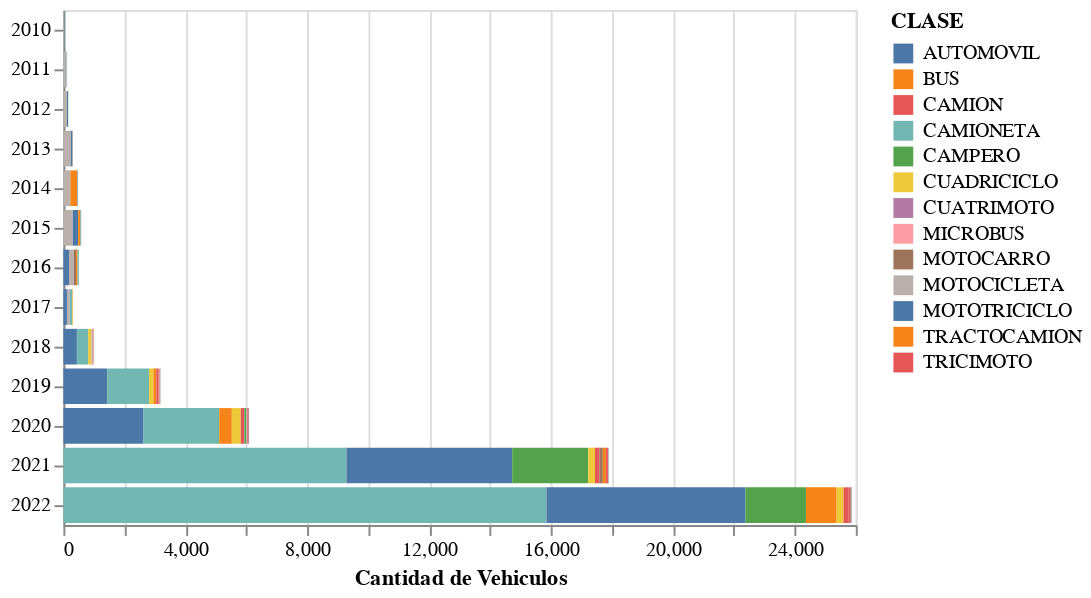

Write notebook code for a chart like this one.
### Code cell
# Grafico del tipo de vehiculo registrado por año

data_line = pd.DataFrame(df_cars.groupby(
    ['ANIO_REGISTRO', 'CLASE']).size().reset_index(name='COUNT'))

data_line = data_line.sort_values(by='COUNT', ascending=False)

line_chart = alt.Chart(data_line).mark_bar().encode(
    x=alt.X("sum(COUNT):Q", title="Cantidad de Vehiculos"),
    y=alt.Y("ANIO_REGISTRO:N", title=""),
    color="CLASE:N",
    order=alt.Order(
          'COUNT:N',
          sort="descending"
    )
)

line_chart

### Figure 1 — Vega-Lite specification as saved in the notebook (floating-point values rounded to 4 significant figures)
{"config": {"view": {"continuousWidth": 400, "continuousHeight": 300}}, "data": {"name": "data-45e222a5d7e9b7ee9c5e59dbe728b8d6"}, "mark": "bar", "encoding": {"color": {"field": "CLASE", "type": "nominal"}, "order": {"field": "COUNT", "sort": "descending", "type": "nominal"}, "x": {"aggregate": "sum", "field": "COUNT", "title": "Cantidad de Vehiculos", "type": "quantitative"}, "y": {"field": "ANIO_REGISTRO", "title": "", "type": "nominal"}}, "$schema": "https://vega.github.io/schema/vega-lite/v4.17.0.json", "datasets": {"data-45e222a5d7e9b7ee9c5e59dbe728b8d6": [{"ANIO_REGISTRO": 2022, "CLASE": "CAMIONETA", "COUNT": 15853}, {"ANIO_REGISTRO": 2021, "CLASE": "CAMIONETA", "COUNT": 9287}, {"ANIO_REGISTRO": 2022, "CLASE": "AUTOMOVIL", "COUNT": 6527}, {"ANIO_REGISTRO": 2021, "CLASE": "AUTOMOVIL", "COUNT": 5440}, {"ANIO_REGISTRO": 2020, "CLASE": "AUTOMOVIL", "COUNT": 2630}, {"ANIO_REGISTRO": 2021, "CLASE": "CAMPERO", "COUNT": 2494}, {"ANIO_REGISTRO": 2020, "CLASE": "CAMIONETA", "COUNT": 2481}, {"ANIO_REGISTRO": 2022, "CLASE": "CAMPERO", "COUNT": 1985}, {"ANIO_REGISTRO": 2019, "CLASE": "AUTOMOVIL", "COUNT": 1438}, {"ANIO_REGISTRO": 2019, "CLASE": "CAMIONETA", "COUNT": 1374}, {"ANIO_REGISTRO": 2022, "CLASE": "BUS", "COUNT": 1006}, {"ANIO_REGISTRO": 2018, "CLASE": "AUTOMOVIL", "COUNT": 443}, {"ANIO_REGISTRO": 2020, "CLASE": "BUS", "COUNT": 416}, {"ANIO_REGISTRO": 2018, "CLASE": "CAMIONETA", "COUNT": 371}, {"ANIO_REGISTRO": 2015, "CLASE": "MOTOCICLETA", "COUNT": 311}, {"ANIO_REGISTRO": 2020, "CLASE": "CUADRICICLO", "COUNT": 294}, {"ANIO_REGISTRO": 2013, "CLASE": "MOTOCICLETA", "COUNT": 248}, {"ANIO_REGISTRO": 2014, "CLASE": "MOTOCICLETA", "COUNT": 229}, {"ANIO_REGISTRO": 2022, "CLASE": "CUADRICICLO", "COUNT": 226}, {"ANIO_REGISTRO": 2021, "CLASE": "CUADRICICLO", "COUNT": 222}, {"ANIO_REGISTRO": 2014, "CLASE": "BUS", "COUNT": 218}, {"ANIO_REGISTRO": 2016, "CLASE": "AUTOMOVIL", "COUNT": 185}, {"ANIO_REGISTRO": 2015, "CLASE": "AUTOMOVIL", "COUNT": 173}, {"ANIO_REGISTRO": 2016, "CLASE": "MOTOCICLETA", "COUNT": 162}, {"ANIO_REGISTRO": 2022, "CLASE": "CAMION", "COUNT": 158}, {"ANIO_REGISTRO": 2019, "CLASE": "CUADRICICLO", "COUNT": 146}, {"ANIO_REGISTRO": 2021, "CLASE": "CAMION", "COUNT": 143}, {"ANIO_REGISTRO": 2012, "CLASE": "MOTOCICLETA", "COUNT": 118}, {"ANIO_REGISTRO": 2017, "CLASE": "AUTOMOVIL", "COUNT": 117}, {"ANIO_REGISTRO": 2020, "CLASE": "CAMION", "COUNT": 115}, {"ANIO_REGISTRO": 2021, "CLASE": "MOTOCARRO", "COUNT": 112}, {"ANIO_REGISTRO": 2018, "CLASE": "CUADRICICLO", "COUNT": 106}, {"ANIO_REGISTRO": 2021, "CLASE": "BUS", "COUNT": 101}, {"ANIO_REGISTRO": 2017, "CLASE": "MOTOCICLETA", "COUNT": 95}, {"ANIO_REGISTRO": 2019, "CLASE": "BUS", "COUNT": 92}, {"ANIO_REGISTRO": 2019, "CLASE": "CAMION", "COUNT": 80}, {"ANIO_REGISTRO": 2011, "CLASE": "MOTOCICLETA", "COUNT": 77}, {"ANIO_REGISTRO": 2017, "CLASE": "CAMIONETA", "COUNT": 71}, {"ANIO_REGISTRO": 2015, "CLASE": "BUS", "COUNT": 69}, {"ANIO_REGISTRO": 2021, "CLASE": "TRICIMOTO", "COUNT": 68}, {"ANIO_REGISTRO": 2016, "CLASE": "MOTOCARRO", "COUNT": 66}, {"ANIO_REGISTRO": 2022, "CLASE": "TRICIMOTO", "COUNT": 65}, {"ANIO_REGISTRO": 2020, "CLASE": "CAMPERO", "COUNT": 55}, {"ANIO_REGISTRO": 2016, "CLASE": "BUS", "COUNT": 51}, {"ANIO_REGISTRO": 2013, "CLASE": "AUTOMOVIL", "COUNT": 49}, {"ANIO_REGISTRO": 2020, "CLASE": "MOTOCICLETA", "COUNT": 43}, {"ANIO_REGISTRO": 2016, "CLASE": "CAMIONETA", "COUNT": 43}, {"ANIO_REGISTRO": 2018, "CLASE": "MOTOCICLETA", "COUNT": 40}, {"ANIO_REGISTRO": 2020, "CLASE": "TRICIMOTO", "COUNT": 38}, {"ANIO_REGISTRO": 2012, "CLASE": "AUTOMOVIL", "COUNT": 36}, {"ANIO_REGISTRO": 2022, "CLASE": "MOTOCARRO", "COUNT": 31}, {"ANIO_REGISTRO": 2019, "CLASE": "MOTOCICLETA", "COUNT": 27}, {"ANIO_REGISTRO": 2022, "CLASE": "MOTOCICLETA", "COUNT": 27}, {"ANIO_REGISTRO": 2015, "CLASE": "CAMIONETA", "COUNT": 27}, {"ANIO_REGISTRO": 2011, "CLASE": "CAMIONETA", "COUNT": 24}, {"ANIO_REGISTRO": 2017, "CLASE": "CUADRICICLO", "COUNT": 21}, {"ANIO_REGISTRO": 2018, "CLASE": "CAMION", "COUNT": 21}, {"ANIO_REGISTRO": 2021, "CLASE": "MOTOCICLETA", "COUNT": 20}, {"ANIO_REGISTRO": 2010, "CLASE": "MOTOCICLETA", "COUNT": 19}, {"ANIO_REGISTRO": 2019, "CLASE": "TRICIMOTO", "COUNT": 17}, {"ANIO_REGISTRO": 2010, "CLASE": "CAMIONETA", "COUNT": 16}, {"ANIO_REGISTRO": 2020, "CLASE": "MOTOCARRO", "COUNT": 15}, {"ANIO_REGISTRO": 2014, "CLASE": "CAMIONETA", "COUNT": 12}, {"ANIO_REGISTRO": 2014, "CLASE": "AUTOMOVIL", "COUNT": 11}, {"ANIO_REGISTRO": 2021, "CLASE": "MOTOTRICICLO", "COUNT": 8}, {"ANIO_REGISTRO": 2011, "CLASE": "AUTOMOVIL", "COUNT": 7}, {"ANIO_REGISTRO": 2020, "CLASE": "MOTOTRICICLO", "COUNT": 6}, {"ANIO_REGISTRO": 2018, "CLASE": "MOTOCARRO", "COUNT": 6}, {"ANIO_REGISTRO": 2019, "CLASE": "MOTOCARRO", "COUNT": 5}, {"ANIO_REGISTRO": 2010, "CLASE": "AUTOMOVIL", "COUNT": 5}, {"ANIO_REGISTRO": 2014, "CLASE": "CAMION", "COUNT": 4}, {"ANIO_REGISTRO": 2018, "CLASE": "BUS", "COUNT": 4}, {"ANIO_REGISTRO": 2012, "CLASE": "CAMIONETA", "COUNT": 3}, {"ANIO_REGISTRO": 2012, "CLASE": "CAMPERO", "COUNT": 3}, {"ANIO_REGISTRO": 2011, "CLASE": "MICROBUS", "COUNT": 3}, {"ANIO_REGISTRO": 2017, "CLASE": "BUS", "COUNT": 3}, {"ANIO_REGISTRO": 2013, "CLASE": "CAMIONETA", "COUNT": 3}, {"ANIO_REGISTRO": 2017, "CLASE": "CAMION", "COUNT": 3}, {"ANIO_REGISTRO": 2017, "CLASE": "MOTOCARRO", "COUNT": 3}, {"ANIO_REGISTRO": 2019, "CLASE": "CAMPERO", "COUNT": 3}, {"ANIO_REGISTRO": 2015, "CLASE": "CAMION", "COUNT": 3}, {"ANIO_REGISTRO": 2013, "CLASE": "CAMION", "COUNT": 2}, {"ANIO_REGISTRO": 2010, "CLASE": "MICROBUS", "COUNT": 2}, {"ANIO_REGISTRO": 2013, "CLASE": "BUS", "COUNT": 2}, {"ANIO_REGISTRO": 2010, "CLASE": "TRACTOCAMION", "COUNT": 1}, {"ANIO_REGISTRO": 2016, "CLASE": "CAMPERO", "COUNT": 1}, {"ANIO_REGISTRO": 2010, "CLASE": "MOTOCARRO", "COUNT": 1}, {"ANIO_REGISTRO": 2015, "CLASE": "CUATRIMOTO", "COUNT": 1}, {"ANIO_REGISTRO": 2015, "CLASE": "CUADRICICLO", "COUNT": 1}, {"ANIO_REGISTRO": 2018, "CLASE": "MOTOTRICICLO", "COUNT": 1}, {"ANIO_REGISTRO": 2011, "CLASE": "CAMION", "COUNT": 1}, {"ANIO_REGISTRO": 2014, "CLASE": "MOTOCARRO", "COUNT": 1}, {"ANIO_REGISTRO": 2021, "CLASE": "MICROBUS", "COUNT": 1}, {"ANIO_REGISTRO": 2019, "CLASE": "CUATRIMOTO", "COUNT": 1}, {"ANIO_REGISTRO": 2013, "CLASE": "MOTOTRICICLO", "COUNT": 1}, {"ANIO_REGISTRO": 2013, "CLASE": "CUATRIMOTO", "COUNT": 1}]}}
